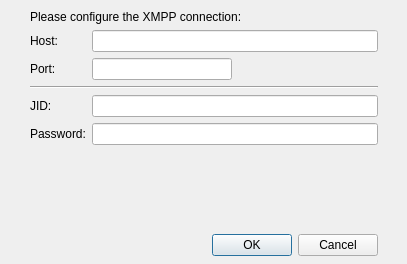
<?xml version="1.0" encoding="UTF-8"?>
<ui version="4.0">
 <class>RegisterDialog</class>
 <widget class="QDialog" name="RegisterDialog">
  <property name="windowModality">
   <enum>Qt::NonModal</enum>
  </property>
  <property name="geometry">
   <rect>
    <x>0</x>
    <y>0</y>
    <width>407</width>
    <height>264</height>
   </rect>
  </property>
  <property name="minimumSize">
   <size>
    <width>407</width>
    <height>264</height>
   </size>
  </property>
  <property name="windowTitle">
   <string>XMPP Connection</string>
  </property>
  <property name="modal">
   <bool>false</bool>
  </property>
  <widget class="QWidget" name="layoutWidget">
   <property name="geometry">
    <rect>
     <x>30</x>
     <y>10</y>
     <width>348</width>
     <height>246</height>
    </rect>
   </property>
   <layout class="QVBoxLayout" name="verticalLayout">
    <item>
     <widget class="QLabel" name="label">
      <property name="text">
       <string>Please configure the XMPP connection:</string>
      </property>
     </widget>
    </item>
    <item>
     <layout class="QGridLayout" name="gridLayout">
      <item row="0" column="0">
       <widget class="QLabel" name="label_host">
        <property name="text">
         <string>Host:</string>
        </property>
       </widget>
      </item>
      <item row="0" column="1" colspan="2">
       <widget class="QLineEdit" name="lineEdit_host"/>
      </item>
      <item row="1" column="0">
       <widget class="QLabel" name="label_port">
        <property name="text">
         <string>Port:</string>
        </property>
       </widget>
      </item>
      <item row="1" column="1">
       <widget class="QLineEdit" name="lineEdit_port"/>
      </item>
      <item row="1" column="2">
       <spacer name="horizontalSpacer">
        <property name="orientation">
         <enum>Qt::Horizontal</enum>
        </property>
        <property name="sizeHint" stdset="0">
         <size>
          <width>108</width>
          <height>20</height>
         </size>
        </property>
       </spacer>
      </item>
      <item row="2" column="0" colspan="3">
       <widget class="Line" name="line">
        <property name="orientation">
         <enum>Qt::Horizontal</enum>
        </property>
       </widget>
      </item>
      <item row="3" column="0">
       <widget class="QLabel" name="label_jid">
        <property name="text">
         <string>JID:</string>
        </property>
       </widget>
      </item>
      <item row="3" column="1" colspan="2">
       <widget class="QLineEdit" name="lineEdit_jid"/>
      </item>
      <item row="4" column="0">
       <widget class="QLabel" name="label_password">
        <property name="text">
         <string>Password:</string>
        </property>
       </widget>
      </item>
      <item row="4" column="1" colspan="2">
       <widget class="QLineEdit" name="lineEdit_password">
        <property name="text">
         <string/>
        </property>
        <property name="echoMode">
         <enum>QLineEdit::Password</enum>
        </property>
       </widget>
      </item>
     </layout>
    </item>
    <item>
     <spacer name="verticalSpacer">
      <property name="orientation">
       <enum>Qt::Vertical</enum>
      </property>
      <property name="sizeHint" stdset="0">
       <size>
        <width>20</width>
        <height>28</height>
       </size>
      </property>
     </spacer>
    </item>
    <item>
     <widget class="QDialogButtonBox" name="buttonBox">
      <property name="orientation">
       <enum>Qt::Horizontal</enum>
      </property>
      <property name="standardButtons">
       <set>QDialogButtonBox::Cancel|QDialogButtonBox::Ok</set>
      </property>
     </widget>
    </item>
   </layout>
  </widget>
 </widget>
 <resources/>
 <connections>
  <connection>
   <sender>buttonBox</sender>
   <signal>accepted()</signal>
   <receiver>RegisterDialog</receiver>
   <slot>accept()</slot>
   <hints>
    <hint type="sourcelabel">
     <x>248</x>
     <y>254</y>
    </hint>
    <hint type="destinationlabel">
     <x>157</x>
     <y>274</y>
    </hint>
   </hints>
  </connection>
  <connection>
   <sender>buttonBox</sender>
   <signal>rejected()</signal>
   <receiver>RegisterDialog</receiver>
   <slot>reject()</slot>
   <hints>
    <hint type="sourcelabel">
     <x>203</x>
     <y>239</y>
    </hint>
    <hint type="destinationlabel">
     <x>203</x>
     <y>131</y>
    </hint>
   </hints>
  </connection>
 </connections>
</ui>
